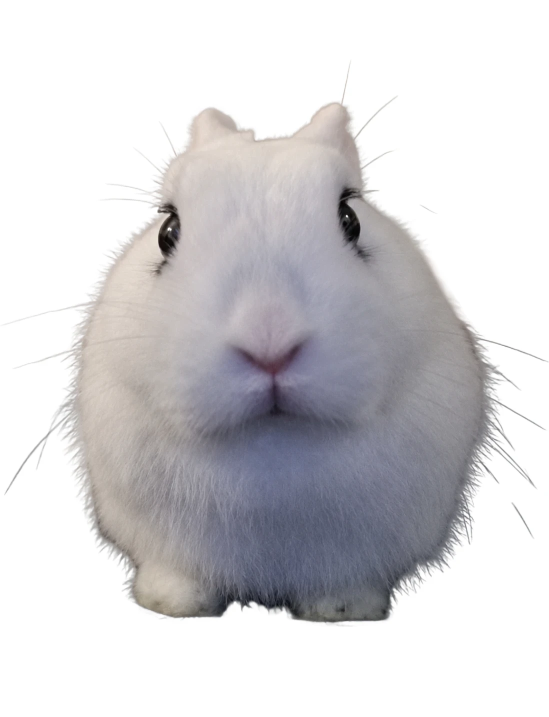
#> input picture references/master/master_front_standing.webp, 1098 x 1433 px (shown at 1/2 size)
$ python draw_face_lines.py
#> lines starting #> are read from the running program, lines starting #| are printed output that depends on the picture; after the words box and inside, x2 and y2 are one past the last pixel; in counts of white or black regions, pixels touching at a corner belong together
"""Draw the structure lines of Prince's face on the master: the edges,
creases, ridges and soft form changes that the face models are built from.

Lines were traced by hand on contrast-enhanced, gridded zooms of the master
(work/lines/*). Solid = a line you can see in the photo (an edge or a dark
crease). Dashed = a soft form change read from the shading (where the surface
turns), less exact by nature. A second panel shows the photo's shading
contours (lines of equal brightness), computed rather than traced, as the
evidence for the dashed lines.

All coordinates are master pixels. Output: checkpoints/face_lines/.
"""
import json
from pathlib import Path

import cv2
import numpy as np
from PIL import Image, ImageDraw, ImageFont

ROOT = Path(__file__).resolve().parents[1]
OUT = ROOT / "checkpoints/face_lines"
FONT = "/usr/share/fonts/truetype/dejavu/DejaVuSans.ttf"

# reference palette categorical slots, ink and surface
INK, INK2, SURF = (11, 11, 11), (82, 81, 78), (252, 252, 251)
COL = {"ears": (98, 80, 214), "eyes": (42, 120, 214), "nose": (235, 104, 52), "mouth": (213, 81, 129),
       "lower": (27, 175, 122), "form": (82, 81, 78)}

# (group, name, points, dashed, closed)
LINES = [
    ("ears", "1 right ear edge", [(365, 300), (372, 255), (392, 222), (420, 210), (447, 218), (468, 240), (478, 262)], False, False),
    ("ears", "2 right ear base (joins head)", [(378, 292), (425, 277), (478, 262)], True, False),
    ("ears", "3 left ear edge", [(612, 250), (630, 226), (655, 210), (683, 206), (705, 222), (718, 255), (728, 295)], False, False),
    ("ears", "4 left ear base (joins head)", [(612, 250), (668, 266), (728, 295)], True, False),
    ("eyes", "5 right eye (dark of the eye)", [(345, 418), (358, 440), (361, 470), (352, 500), (335, 512), (320, 500), (316, 470), (325, 440)], False, True),
    ("eyes", "6 right upper lid / lashes", [(300, 410), (325, 400), (350, 405), (366, 420)], False, False),
    ("eyes", "7 right brow (socket rim)", [(292, 396), (330, 374), (372, 388), (392, 420)], True, False),
    ("eyes", "8 right under-eye smudge", [(316, 514), (326, 540), (347, 552)], False, False),
    ("eyes", "9 left eye (dark of the eye)", [(690, 396), (712, 410), (722, 440), (720, 470), (705, 488), (685, 482), (672, 455), (675, 420)], False, True),
    ("eyes", "10 left upper lid / lashes", [(664, 390), (690, 378), (716, 385), (732, 401)], False, False),
    ("eyes", "11 left brow (socket rim)", [(648, 386), (690, 360), (731, 370), (752, 396)], True, False),
    ("eyes", "12 left under-eye smudge", [(705, 490), (726, 506), (756, 520)], False, False),
    ("form", "13 forehead midline (fur parting)", [(545, 288), (544, 420), (543, 560)], True, False),
    ("nose", "14 right nose-bridge flank", [(455, 470), (480, 540), (505, 600)], True, False),
    ("nose", "15 left nose-bridge flank", [(630, 470), (602, 540), (577, 600)], True, False),
    ("nose", "16 top of the nose pad", [(455, 690), (468, 632), (503, 600), (540, 594), (580, 600), (613, 632), (628, 690)], True, False),
    ("nose", "17 right nostril (arm of the V)", [(455, 690), (490, 713), (520, 734), (545, 748)], False, False),
    ("nose", "18 left nostril (arm of the V)", [(628, 690), (598, 713), (570, 734), (545, 748)], False, False),
    ("mouth", "19 philtrum (nose to mouth)", [(545, 748), (546, 790), (548, 818)], False, False),
    ("mouth", "20 right upper lip", [(548, 818), (525, 830), (500, 838)], False, False),
    ("mouth", "21 left upper lip", [(548, 818), (572, 830), (597, 838)], False, False),
    ("mouth", "22 right whisker pad", [(455, 690), (436, 740), (444, 800), (480, 836)], True, False),
    ("mouth", "23 left whisker pad", [(628, 690), (652, 740), (645, 800), (612, 836)], True, False),
    ("mouth", "24 under the lips (chin crease)", [(400, 835), (470, 851), (545, 857), (620, 851), (690, 834)], False, False),
    ("lower", "25 chin meets chest bib", [(360, 880), (450, 906), (545, 916), (640, 906), (730, 880)], True, False),
    ("lower", "26 bib meets lower skirt", [(280, 1000), (420, 1030), (545, 1040), (670, 1030), (810, 1000)], True, False),
    ("lower", "27 right front peet", [(272, 1135), (265, 1182), (288, 1214), (340, 1228), (408, 1224), (442, 1205), (452, 1188)], False, False),
    ("lower", "28 skirt hem between the peets", [(452, 1188), (520, 1194), (598, 1190)], False, False),
    ("lower", "29 left front peet", [(598, 1190), (606, 1220), (650, 1233), (720, 1235), (764, 1222), (774, 1186), (772, 1150)], False, False),
]
SPECKS = [(655, 1218), (676, 1223), (692, 1216)]  # dark specks on the left front peet


def smooth(pts, closed, n=16):
    """Catmull-Rom spline through the points."""
    P = np.array(pts, float)
    if closed:
        P = np.vstack([P[-1], P, P[0], P[1]])
    else:
        P = np.vstack([P[0], P, P[-1]])
    out = []
    for i in range(1, len(P) - 2):
        p0, p1, p2, p3 = P[i - 1], P[i], P[i + 1], P[i + 2]
        for t in np.linspace(0, 1, n, endpoint=False):
            t2, t3 = t * t, t * t * t
            out.append(0.5 * (2 * p1 + (-p0 + p2) * t + (2 * p0 - 5 * p1 + 4 * p2 - p3) * t2 + (-p0 + 3 * p1 - 3 * p2 + p3) * t3))
    out.append(P[-2])
    return np.array(out)


def draw_poly(d, pts, col, width, dashed):
    if not dashed:
        d.line([tuple(p) for p in pts], fill=col, width=width, joint="curve")
        return
    seg, gap, acc, on, cur = 14, 9, 0.0, True, [tuple(pts[0])]
    for a, b in zip(pts[:-1], pts[1:]):
        L = np.linalg.norm(b - a)
        s = 0.0
        while s < L:
            step = min((seg if on else gap) - acc, L - s)
            s += step
            acc += step
            q = tuple(a + (b - a) * (s / L))
            if on:
                cur.append(q)
            if acc >= (seg if on else gap):
                if on and len(cur) > 1:
                    d.line(cur, fill=col, width=width)
                on, acc, cur = not on, 0.0, [q]
    if on and len(cur) > 1:
        d.line(cur, fill=col, width=width)


def label_pos(pts):
    P = np.array(pts, float)
    return P[len(P) // 2]


def main():
    OUT.mkdir(parents=True, exist_ok=True)
    rgb = np.asarray(Image.open(ROOT / "references/master/master_front_standing.webp").convert("RGB")).astype(np.float32)
    base = Image.fromarray((rgb * 0.62 + 255 * 0.38).astype(np.uint8))
    S = 2  # draw at 2x for clean lines
    big = base.resize((base.width * S, base.height * S), Image.LANCZOS)
    d = ImageDraw.Draw(big)
    m = np.asarray(Image.open(ROOT / "checkpoints/cp1/masks/master_front_standing.outline.png")) > 0
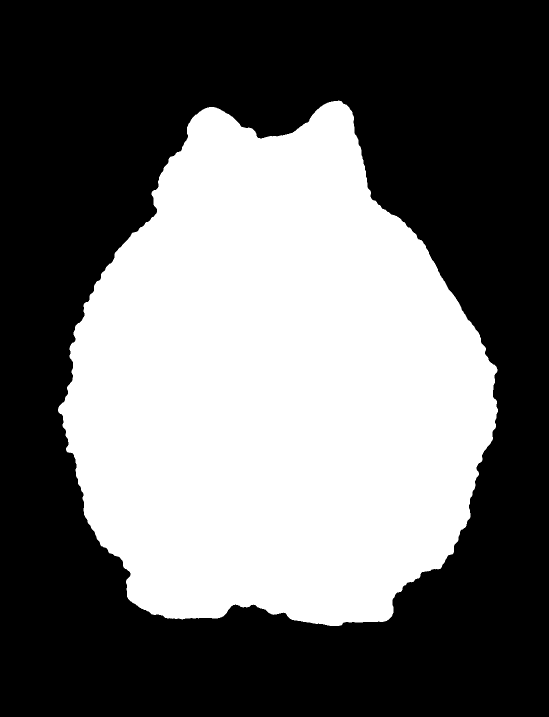
#> input picture checkpoints/cp1/masks/master_front_standing.outline.png, 1098 x 1433 px (shown at 1/2 size)
#> m: shape (1433, 1098) bool; 42.2% white; 1 white region
    cs, _ = cv2.findContours(m.astype(np.uint8), cv2.RETR_EXTERNAL, cv2.CHAIN_APPROX_NONE)
#> cs = 1 contour; box (x1, y1, x2, y2) and area: (116, 201, 996, 1252) 662010
    c = max(cs, key=len)[:, 0, :] * S
#> c = 3022 pairs, first value 232 to 1990, second value 402 to 2502
    d.line([tuple(p) for p in np.vstack([c, c[:1]])], fill=(60, 60, 60), width=3)
    fnum = ImageFont.truetype(FONT, 26)
    placed = []
    for grp, name, pts, dashed, closed in LINES:
        P = smooth(pts, closed) * S
        draw_poly(d, P, COL[grp], 6, dashed)
        num = name.split()[0]
        lp = label_pos(smooth(pts, closed)) * S
        # nudge the number off the line, away from the face centre
        v = lp - np.array([545, 700]) * S
        v = v / (np.linalg.norm(v) + 1e-6)
        q = lp + v * 34
        for p in placed:
            if np.linalg.norm(q - p) < 44:
                q = q + v * 40
        placed.append(q)
        w = 22 if len(num) == 1 else 30
        d.ellipse([q[0] - w, q[1] - 20, q[0] + w, q[1] + 20], fill=SURF, outline=COL[grp], width=3)
        d.text((q[0], q[1]), num, fill=INK, font=fnum, anchor="mm")
#> after the loop, placed = 29 pairs, first value 624.5 to 1475.2, second value 379.3 to 2502.3
    for s in SPECKS:
        d.ellipse([s[0] * S - 6, s[1] * S - 6, s[0] * S + 6, s[1] * S + 6], fill=COL["lower"])
    drawing = big.resize(base.size, Image.LANCZOS)
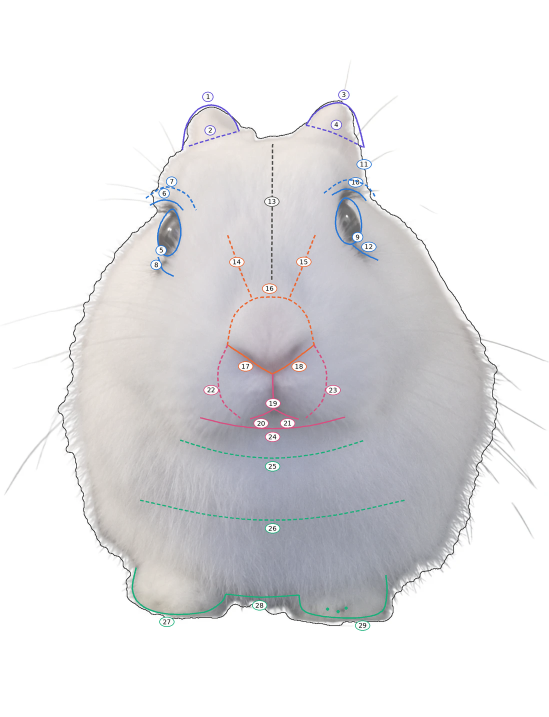
#> drawing: PIL image 1098x1433 RGB (shown at 1/2 size); mean R, G, B 226.7, 226.2, 228
    drawing.save(OUT / "face_lines.png")

    # shading contours (computed), the evidence for the dashed lines
    lum = rgb.mean(2) / 255
    inner = cv2.erode(m.astype(np.uint8), np.ones((31, 31), np.uint8)) > 0
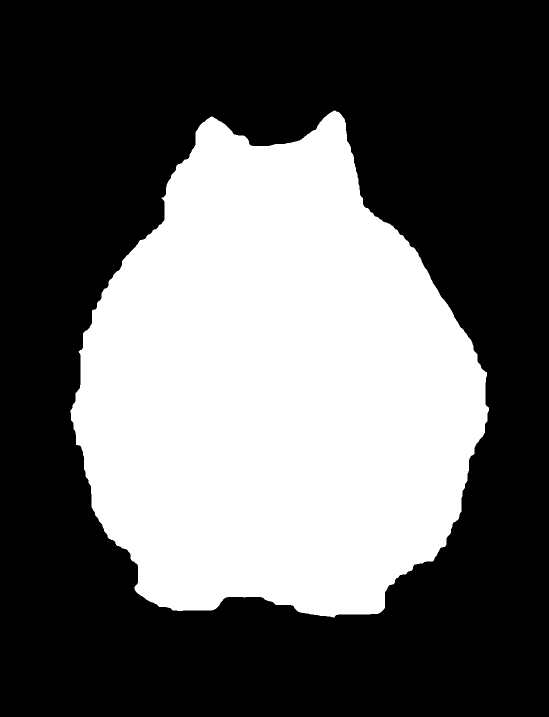
#> inner: shape (1433, 1098) bool (shown at 1/2 size); 38.3% white; 1 white region, box (x1, y1, x2, y2) and area: (141, 221, 978, 1235) 602418
    b = cv2.GaussianBlur(lum, (0, 0), 10)
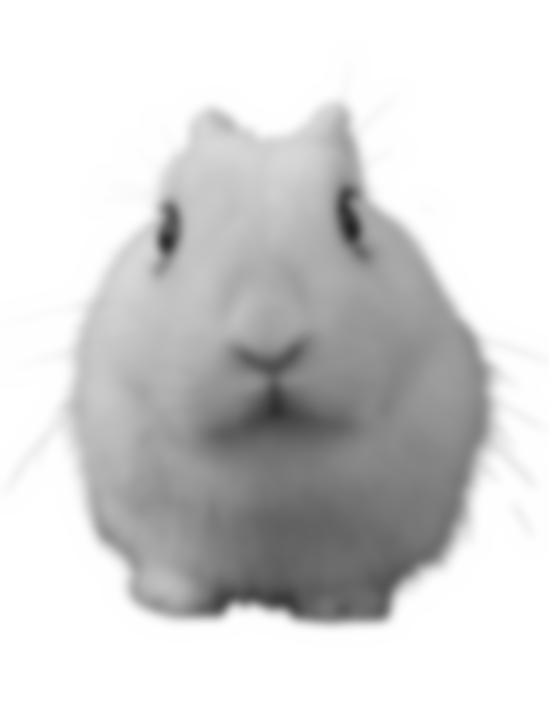
#> b: shape (1433, 1098) float32 (shown at 1/2 size); min 0.144, max 1, mean 0.831
    iso = (rgb * 0.62 + 255 * 0.38).astype(np.uint8).copy()
    for L in np.percentile(b[inner], np.linspace(5, 95, 14)):
        cs2, _ = cv2.findContours(((b > L) & inner).astype(np.uint8), cv2.RETR_LIST, cv2.CHAIN_APPROX_NONE)
        cv2.drawContours(iso, [k for k in cs2 if len(k) > 80], -1, (98, 80, 214), 2)
#> this loop made 14 passes
#> L on passes 1 to 12: 0.372, 0.41, 0.449, 0.483, 0.521, 0.552, 0.581, 0.608, 0.638, 0.666, 0.701, 0.739
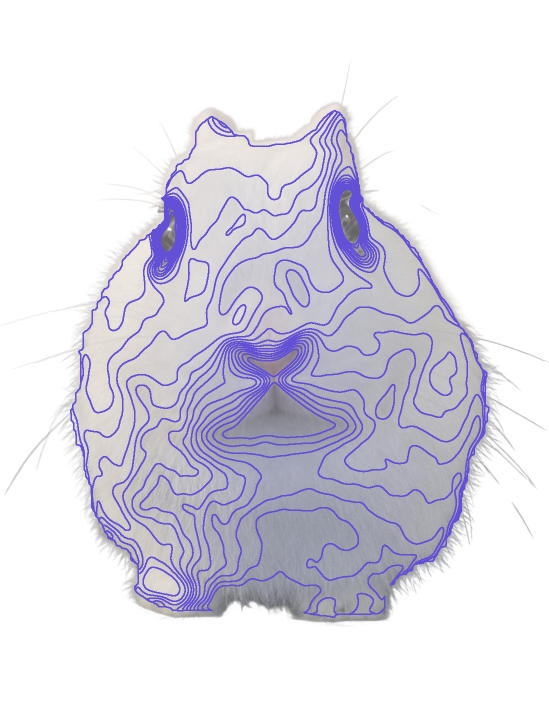
#> iso: shape (1433, 1098, 3) (shown at 1/2 size); mean R, G, B 221.6, 219.8, 230.5
    Image.fromarray(iso).save(OUT / "shading_contours.png")

    # legend sheet: master | lines | shading contours, plus the key
    H = base.height
#> H = 1433
    W = base.width
#> W = 1098
    key_w = 760
    sheet = Image.new("RGB", (W * 3 + key_w + 40, H + 120), SURF)
    sheet.paste(Image.fromarray(rgb.astype(np.uint8)), (0, 120))
    sheet.paste(drawing, (W + 10, 120))
    sheet.paste(Image.fromarray(iso), (2 * W + 20, 120))
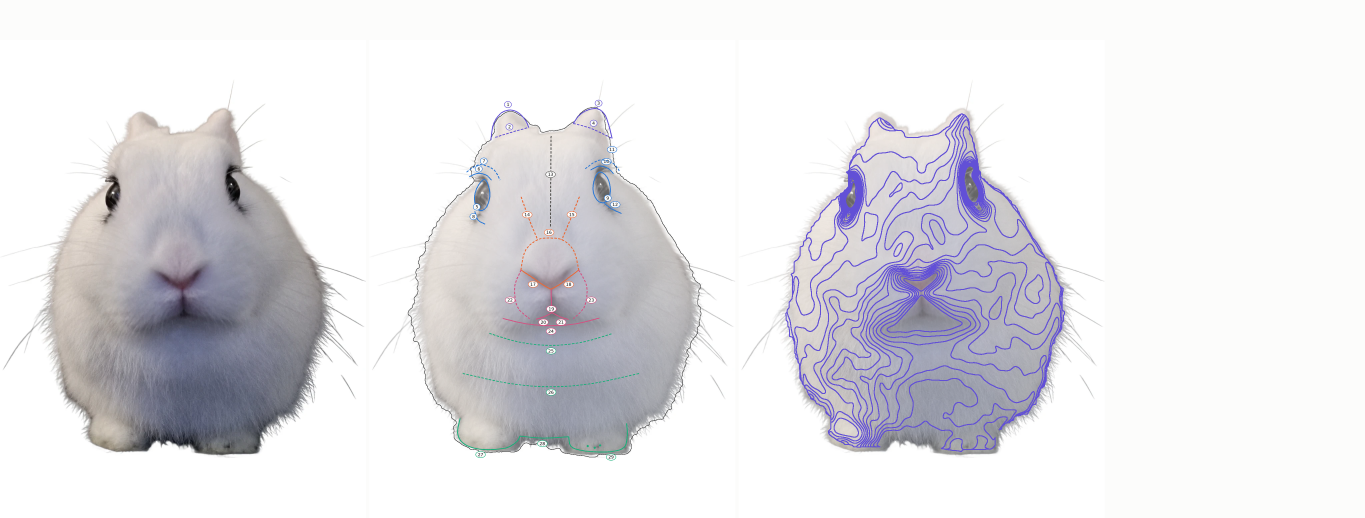
#> sheet: PIL image 4094x1553 RGB (shown at 1/3 size); mean R, G, B 228.2, 227.4, 230.9
    ds = ImageDraw.Draw(sheet)
    ft, fs, fk = ImageFont.truetype(FONT, 40), ImageFont.truetype(FONT, 24), ImageFont.truetype(FONT, 23)
    ds.text((10, 20), "Prince's face: structure lines on the master", fill=INK, font=ft)
    ds.text((10, 74), "master (immutable)", fill=INK2, font=fs)
    ds.text((W + 20, 74), "traced lines: solid = visible edge or crease, dashed = soft form change", fill=INK2, font=fs)
    ds.text((2 * W + 30, 74), "shading contours (computed): where the surface turns", fill=INK2, font=fs)
    x0, y = 3 * W + 40, 140
#> x0 = 3334; y = 140
    groups = [("ears", "Ears"), ("eyes", "Eyes"), ("form", "Forehead"), ("nose", "Nose"), ("mouth", "Mouth & muzzle"),
              ("lower", "Chin, bib, skirt, peets")]
    for g, title in groups:
        ds.text((x0, y), title, fill=INK, font=fs)
        y += 34
        for grp, name, pts, dashed, closed in LINES:
            if grp != g:
                continue
            if dashed:
                for k in range(3):
                    ds.line([(x0 + k * 18, y + 12), (x0 + k * 18 + 11, y + 12)], fill=COL[g], width=5)
            else:
                ds.line([(x0, y + 12), (x0 + 47, y + 12)], fill=COL[g], width=5)
            ds.text((x0 + 62, y), name, fill=INK, font=fk)
            y += 32
        y += 12
#> after the loop, y = 1344
    ds.ellipse([x0 + 15, y + 6, x0 + 27, y + 18], fill=COL["lower"])
    ds.text((x0 + 62, y), "dark specks on the left front peet", fill=INK, font=fk)
    sheet.save(OUT / "face_lines_sheet.png")
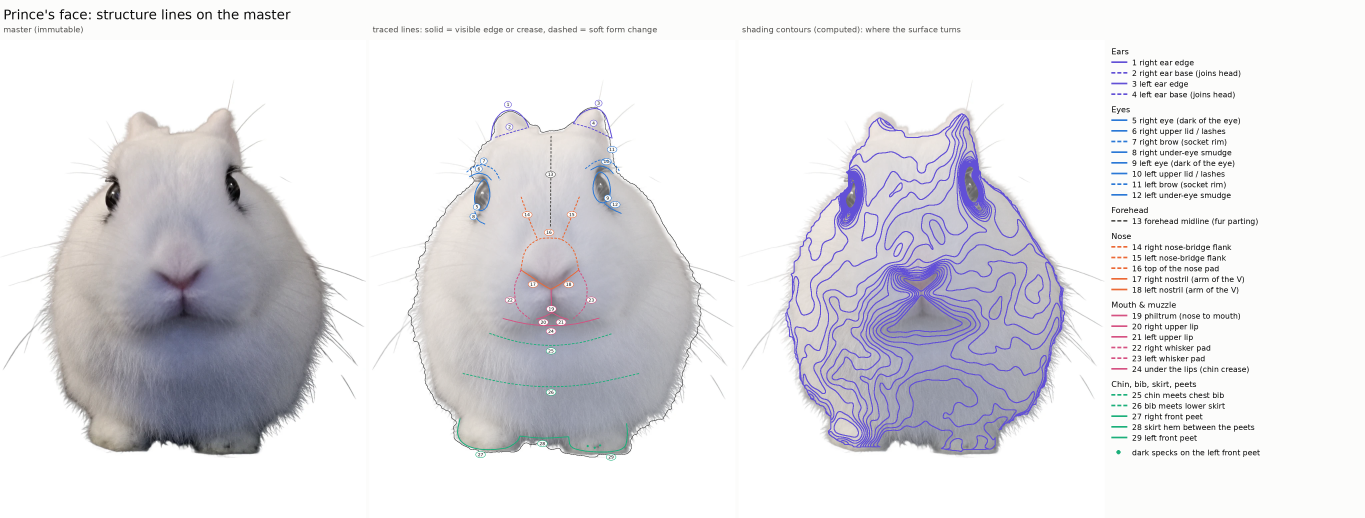
#> saved as face_lines_sheet.png: PIL image 4094x1553 RGB (shown at 1/3 size); mean R, G, B 226, 225.2, 228.7
    (OUT / "face_lines.json").write_text(json.dumps(
        {"_about": "Master pixels (x right, y down). Left/right are Prince's own. dashed = soft form change.",
         "lines": [{"group": g, "name": n, "points": p, "dashed": dsh, "closed": cl} for g, n, p, dsh, cl in LINES],
         "peet_specks": SPECKS}, indent=1))


if __name__ == "__main__":
    main()
